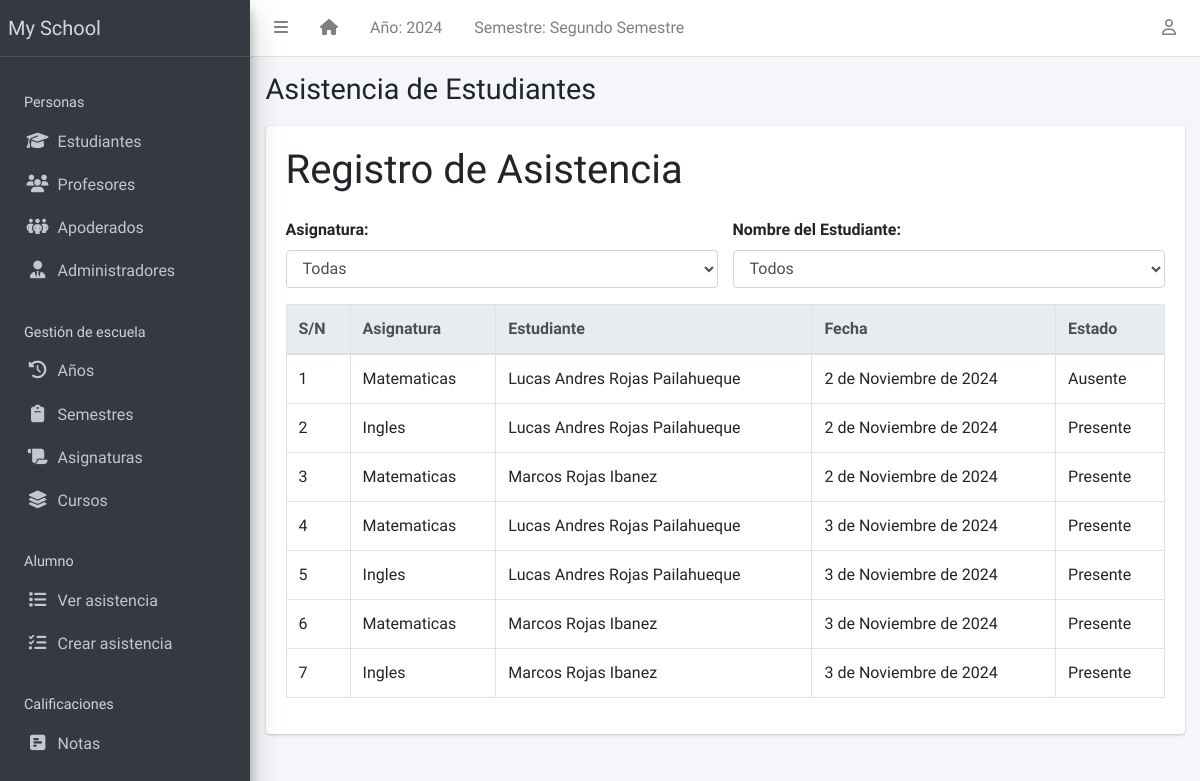
The page /student/attendance/ on the database its author committed.
### apps/corecode/models.py (models this page shows, shortened)
class AcademicSession(models.Model):
    name = models.CharField(max_length=200, unique=True)
    current = models.BooleanField(default=True)
    class Meta:
        ordering = ["-name"]

class AcademicTerm(models.Model):
    name = models.CharField(max_length=20, unique=True)
    current = models.BooleanField(default=True)
    class Meta:
        ordering = ["name"]

class SiteConfig(models.Model):
    key = models.SlugField()
    value = models.CharField(max_length=200)

class Attendance(models.Model):
    ATTENDANCE_CHOICES = [
        ('presente', 'Presente'),
        ('ausente', 'Ausente'),
        ('justificado', 'Justificado'),
    ]
    student = models.ForeignKey('students.Student', on_delete=models.CASCADE)
    subject = models.ForeignKey(Subject, on_delete=models.CASCADE)
    date = models.DateField(default=timezone.now)
    status = models.CharField(max_length=12, choices=ATTENDANCE_CHOICES, default='ausente')
    class Meta:
        unique_together = ('student', 'subject', 'date')
        ordering = ["date"]

class Subject(models.Model):
    name = models.CharField(max_length=200, unique=True, verbose_name="Nombre")
    class Meta:
        ordering = ["name"]

### apps/students/models.py (models this page shows, shortened)
class Student(models.Model):
    STATUS_CHOICES = [("activo", "Activo"), ("inactivo", "Inactivo")]
    GENDER_CHOICES = [("masculino", "Masculino"), ("femenino", "Femenino")]
    estado = models.CharField(max_length=10, choices=STATUS_CHOICES, default="activo")
    rut_regex = RegexValidator(
        regex=r"^\d{1,2}\d{3}\d{3}-[0-9kK]{1}$",
        message="El RUT debe estar en el formato 'XXXXXXXX-X'"
    )
    rut = models.CharField(max_length=12, unique=True, validators=[rut_regex], blank=True)
    apellido_paterno = models.CharField(max_length=200)
    apellido_materno = models.CharField(max_length=200)
    nombres = models.CharField(max_length=200, blank=True)
    sexo = models.CharField(max_length=10, choices=GENDER_CHOICES, default="masculino")
    fecha_nacimiento = models.DateField(default=timezone.now)
    curso_actual = models.ForeignKey(
        StudentClass, on_delete=models.SET_NULL, blank=True, null=True
    )
    fecha_admision = models.DateField(default=timezone.now)
    telefono_regex = RegexValidator(
        regex="^[0-9]{9,15}$", message="El número de teléfono no tiene el formato correcto."
    )
    telefono_apoderado = models.CharField(
        validators=[telefono_regex], max_length=15, blank=True
    )
    direccion = models.TextField(blank=True)
    observaciones = models.TextField(blank=True)
    email = models.EmailField(
        max_length=254, unique=True, validators=[EmailValidator()],
        blank=True, null=True
    )
    foto = models.ImageField(blank=True, upload_to="students/fotos/")
    representante = models.ForeignKey(
        "representatives.Representatives", on_delete=models.SET_NULL, null=True, blank=True, related_name="estudiantes"
    )
    subjects = models.ManyToManyField(Subject, related_name="students", blank=True)
    class Meta:
        ordering = ["apellido_paterno", "apellido_materno", "nombres"]

### apps/students/views.py (the view)
# urls.py: path('attendance/', AttendanceListView.as_view(), name='attendance-list'),
class AttendanceListView(ListView):
    model = Attendance
    template_name = "students/student_attendance_list.html"
    context_object_name = "attendances"
    def get_queryset(self):
        return Attendance.objects.select_related('student', 'subject').order_by('date')

### apps/corecode/context_processors.py (called while the page is built)
def site_defaults(request):
    current_session = AcademicSession.objects.get(current=True)
    current_term = AcademicTerm.objects.get(current=True)
    vals = SiteConfig.objects.all()
    contexts = {
        "current_session": current_session.name,
        "current_term": current_term.name,
    }
    for val in vals:
        contexts[val.key] = val.value
    return contexts

### apps/templatetags/student_extras.py (called while the page is built)
@register.filter
def unique_subjects(attendances):
    seen_subjects = set()
    unique_list = []
    for attendance in attendances:
        subject_name = attendance.subject.name
        if subject_name not in seen_subjects:
            unique_list.append(subject_name)
            seen_subjects.add(subject_name)
    return unique_list

@register.filter
def unique_students(attendances):
    seen_students = set()
    unique_list = []
    for attendance in attendances:
        full_name = f"{attendance.student.nombres} {attendance.student.apellido_paterno} {attendance.student.apellido_materno}"
        if full_name not in seen_students:
            unique_list.append(full_name)
            seen_students.add(full_name)
    return unique_list

### apps/templatetags/user_groups.py (called while the page is built)
@register.filter
def in_group(user, group_id):
    return user.groups.filter(id=group_id).exists()

### apps/students/templates/students/student_attendance_list.html (shortened to what this page needs)
{% extends 'base.html' %}
{% load student_extras %}
{% block title %}Asistencia de Estudiantes{% endblock title %}
{% block content %}
  <h1 class="mb-4">Registro de Asistencia</h1>
  <div class="row mb-3">
    <div class="col-md-6">
      <label for="filter-course" class="form-label" style="font-weight: bold;">Asignatura:</label>
      <select id="filter-course" class="form-control">
        <option value="">Todas</option>
      </select>
    </div>
    <div class="col-md-6">
      <label for="filter-student" class="form-label" style="font-weight: bold;">Nombre del Estudiante:</label>
      <select id="filter-student" class="form-control">
        <option value="">Todos</option>
      </select>
    </div>
  </div>
  <div class="table-responsive">
    <table id="studenttable" class="table table-bordered table-hover">
      <thead class="thead-light">
        <tr>
          <th>S/N</th>
          <th>Asignatura</th>
          <th>Estudiante</th>
          <th>Fecha</th>
          <th>Estado</th>
        </tr>
      </thead>
      <tbody>
        {% for attendance in attendances %}
          <tr>
            <td>{{ forloop.counter }}</td>
            <td>{{ attendance.subject.name }}</td>
            <td>{{ attendance.student.nombres }} {{ attendance.student.apellido_paterno }} {{ attendance.student.apellido_materno }}</td>
            <td>{{ attendance.date }}</td>
            <td>{{ attendance.get_status_display }}</td>
          </tr>
        {% endfor %}
      </tbody>
    </table>
  </div>
{% endblock content %}

### templates/base.html (shortened to what this page needs)
{% load static %}
{% load custom_templatetag %}
<!DOCTYPE html>
<html lang="en">
<head>
  <link rel="stylesheet" href="https://cdnjs.cloudflare.com/ajax/libs/dropzone/5.9.3/dropzone.min.css">
  <link rel="stylesheet" href="https://cdnjs.cloudflare.com/ajax/libs/font-awesome/6.6.0/css/all.min.css" />
  <link rel="stylesheet"
    href="{% static 'plugins/overlayScrollbars/css/OverlayScrollbars.min.css' %}">
  <link rel="stylesheet" href="{% static 'plugins/Datatables/datatables.min.css' %}" />
  <link rel="stylesheet" href="{% static 'dist/css/adminlte.min.css' %}">
</head>
<body
  class="hold-transition sidebar-mini layout-fixed layout-navbar-fixed layout-footer-fixed">
  <div class="wrapper">
    <nav class="main-header navbar navbar-expand navbar-white navbar-light">
      <ul class="navbar-nav">
        <li class="nav-item">
          <a class="nav-link" data-widget="pushmenu" href="#" role="button"><i
              class="fas fa-bars"></i></a>
        </li>
        <li class="nav-item d-none d-sm-inline-block">
          <a href="{% url 'home' %} " class="nav-link"><i class="fa fa-home"></i></a>
        </li>
        <li class="nav-item d-none d-sm-inline-block">
          <a href="{% url 'current-session' %}" class="nav-link">Año: {{ current_session }}</a>
        </li>
        <li class="nav-item d-none d-sm-inline-block">
          <a href="{% url 'current-session' %}" class="nav-link">Semestre: {{ current_term }}</a>
        </li>
      </ul>
      <ul class="navbar-nav ml-auto">
        <li class="nav-item dropdown">
          <a class="nav-link" data-toggle="dropdown" href="#">
            <i class="far fa-user"></i>
          </a>
        </li>
      </ul>
    </nav>
    <aside class="main-sidebar sidebar-dark-primary elevation-4">
      <a href="{% url 'home' %}" class="brand-link">{{ school_name | default:"MySchool" }}</a>
      <div class="sidebar">
        <nav class="mt-2">
          <ul class="nav nav-pills nav-sidebar flex-column" data-widget="treeview" role="menu" data-accordion="false">
            <li class="nav-header" style="padding: 1.7rem 1rem .5rem;">Personas</li>
            <li class="nav-item">
              <a href="{% url 'student-list' %}" class="nav-link">
                <i class="nav-icon fas fa-graduation-cap"></i>
                <p>
                  Estudiantes
                </p>
              </a>
            </li>
            <li class="nav-item">
              <a href="{% url 'teacher-list' %}" class="nav-link">
                <i class="nav-icon fas fa-users"></i>
                <p>
                  Profesores
                </p>
              </a>
            </li>
            <li class="nav-item">
              <a href="{% url 'representatives-list' %}" class="nav-link">
                <i class="nav-icon fas fa-people-group"></i>
                <p>
                  Apoderados
                </p>
              </a>
            </li>
            <li class="nav-item">
              <a href="{% url 'staff-list' %}" class="nav-link">
                <i class="nav-icon fas fa-user-tie"></i>
                <p>
                  Administradores
                </p>
              </a>
            </li>
            <li class="nav-header">Gestión de escuela</li>
            <li class="nav-item">
              <a href="{% url 'sessions' %}" class="nav-link">
                <i class="nav-icon fas fa-clock-rotate-left"></i>
                <p>
                  Años
                </p>
              </a>
            </li>
            <li class="nav-item">
              <a href="{% url 'terms' %}" class="nav-link">
                <i class="nav-icon fas fa-clipboard"></i>
                <p>
                  Semestres
                </p>
              </a>
            </li>
            <li class="nav-item">
              <a href="{% url 'subjects' %}" class="nav-link">
                <i class="nav-icon fas fa-scroll"></i>
                <p>
                  Asignaturas
                </p>
              </a>
            </li>
            <li class="nav-item">
              <a href="{% url 'classes' %}" class="nav-link">
                <i class="nav-icon fas fa-layer-group"></i>
                <p>
                  Cursos
                </p>
              </a>
            </li>
            <li class="nav-header" style="padding: 1.7rem 1rem .5rem;">Alumno</li>
            <li class="nav-item">
              <a href="{% url 'attendance-list' %}" class="nav-link">
                <i class="nav-icon fas fa-list"></i>
                <p>
                  Ver asistencia
                </p>
              </a>
            </li>
            <li class="nav-item">
              <a href="{% url 'attendance-list' %}" class="nav-link">
                <i class="nav-icon fas fa-list-check"></i>
                <p>
                  Crear asistencia
                </p>
              </a>
            </li>
            <li class="nav-header">Calificaciones</li>
            <li class="nav-item">
              <a href="{% url 'subject_list' %}" class="nav-link">
                <i class="nav-icon fas fa-square-poll-horizontal"></i>
                <p>
                  Notas
                </p>
              </a>
            </li>
          </ul>
        </nav>
      </div>
    </aside>
    <div class="content-wrapper">
      <section class="content-header">
        <div class="container-fluid">
          <div class="row mb-1">
            <div class="col-sm-8">
              <h1>{% block title %}{% endblock title %}</h1>
            </div>
            <div class="col-sm-4">
            </div>
          </div>
        </div>
      </section>
      <section class="content">
        <div class="container-fluid">
          <div class="row">
            <div class="col-md-12">
              {% block fullcard %}
              <div class="card">
                <div class="card-body">
                  <div class="row">
                    <div class="col">
                      {% block content %}
                      {% endblock content %}
                    </div>
                  </div>
                </div>
              </div>
              {% endblock fullcard %}
            </div>
          </div>
        </div>
      </section>
    </div>
  </div>
</body>
</html>

### rows shown on the page
AcademicSession: name "2024"
AcademicTerm: name "Segundo Semestre"
SiteConfig: value "My School"
Attendance: subject.name "Matematicas", student.nombres "Lucas Andres", student.apellido_paterno "Rojas", student.apellido_materno "Pailahueque", date "2 de Noviembre de 2024", status "Ausente"
Attendance: subject.name "Ingles", student.nombres "Lucas Andres", student.apellido_paterno "Rojas", student.apellido_materno "Pailahueque", date "2 de Noviembre de 2024", status "Presente"
Attendance: subject.name "Matematicas", student.nombres "Marcos", student.apellido_paterno "Rojas", student.apellido_materno "Ibanez", date "2 de Noviembre de 2024", status "Presente"
Attendance: subject.name "Matematicas", student.nombres "Lucas Andres", student.apellido_paterno "Rojas", student.apellido_materno "Pailahueque", date "3 de Noviembre de 2024", status "Presente"
Attendance: subject.name "Ingles", student.nombres "Lucas Andres", student.apellido_paterno "Rojas", student.apellido_materno "Pailahueque", date "3 de Noviembre de 2024", status "Presente"
Attendance: subject.name "Matematicas", student.nombres "Marcos", student.apellido_paterno "Rojas", student.apellido_materno "Ibanez", date "3 de Noviembre de 2024", status "Presente"
Attendance: subject.name "Ingles", student.nombres "Marcos", student.apellido_paterno "Rojas", student.apellido_materno "Ibanez", date "3 de Noviembre de 2024", status "Presente"
